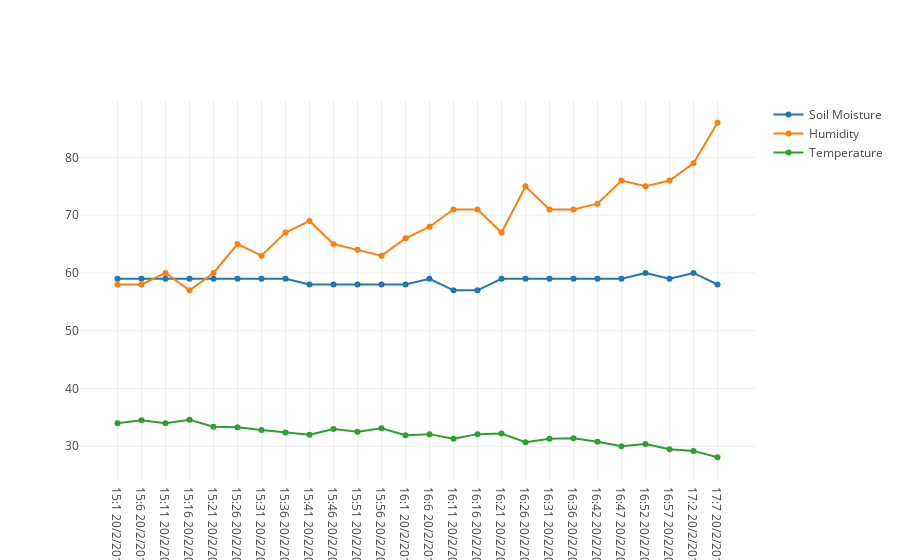

Write notebook code for a chart like this one.
### Code cell
def concat_date(df):
    
    hours = df['hour'].astype(np.int16).tolist()
    minutes = df['minute'].astype(np.int16).tolist()
    dates = df['date'].astype(np.int16).tolist()
    months = df['month'].astype(np.int16).tolist()
    years = df['year'].astype(np.int16).tolist()
    
    dates_list = []
    for i in range(len(hours)):
        dates_list.append(str(str(hours[i]) + ':' + str((minutes[i])) + ' ' + str(dates[i]) + '/' + str(months[i]) + '/' + str(years[i])))
        
    return dates_list

date = 20
month = 2
start_hour = 15
end_hour = 17

range_data = iot.where(iot['date'] == date).where(iot['month'] == month).where(iot['hour'] >= start_hour).where(iot['hour'] <= end_hour).dropna()
x = concat_date(range_data)
moist = range_data['moisture_1']
humid = range_data['humidity_1']
temp = range_data['temperature_1']

trace0 = go.Scatter(
    x = x, 
    y = moist, 
    mode='lines+markers', 
    name='Soil Moisture'
)

trace1 = go.Scatter(
    x = x,
    y = humid,
    mode='lines+markers',
    name='Humidity'
)

trace2 = go.Scatter(
    x = x, 
    y = temp, 
    mode='lines+markers', 
    name='Temperature'
)

plotting_data = [trace0, trace1, trace2]

iplot(plotting_data)

### Figure 1 — Plotly figure (JSON) as saved in the notebook; plotly's stock layout.template omitted (floating-point values rounded to 4 significant figures)
{"data": [{"mode": "lines+markers", "name": "Soil Moisture", "type": "scatter", "uid": "0ebfa70a-27f6-4153-b97a-6efd2ef469b1", "x": ["15:1 20/2/2019", "15:6 20/2/2019", "15:11 20/2/2019", "15:16 20/2/2019", "15:21 20/2/2019", "15:26 20/2/2019", "15:31 20/2/2019", "15:36 20/2/2019", "15:41 20/2/2019", "15:46 20/2/2019", "15:51 20/2/2019", "15:56 20/2/2019", "16:1 20/2/2019", "16:6 20/2/2019", "16:11 20/2/2019", "16:16 20/2/2019", "16:21 20/2/2019", "16:26 20/2/2019", "16:31 20/2/2019", "16:36 20/2/2019", "16:42 20/2/2019", "16:47 20/2/2019", "16:52 20/2/2019", "16:57 20/2/2019", "17:2 20/2/2019", "17:7 20/2/2019"], "y": [59, 59, 59, 59, 59, 59, 59, 59, 58, 58, 58, 58, 58, 59, 57, 57, 59, 59, 59, 59, 59, 59, 60, 59, 60, 58]}, {"mode": "lines+markers", "name": "Humidity", "type": "scatter", "uid": "89393567-4de5-492c-89b8-352474d963ea", "x": ["15:1 20/2/2019", "15:6 20/2/2019", "15:11 20/2/2019", "15:16 20/2/2019", "15:21 20/2/2019", "15:26 20/2/2019", "15:31 20/2/2019", "15:36 20/2/2019", "15:41 20/2/2019", "15:46 20/2/2019", "15:51 20/2/2019", "15:56 20/2/2019", "16:1 20/2/2019", "16:6 20/2/2019", "16:11 20/2/2019", "16:16 20/2/2019", "16:21 20/2/2019", "16:26 20/2/2019", "16:31 20/2/2019", "16:36 20/2/2019", "16:42 20/2/2019", "16:47 20/2/2019", "16:52 20/2/2019", "16:57 20/2/2019", "17:2 20/2/2019", "17:7 20/2/2019"], "y": [58, 58, 60, 57, 60, 65, 63, 67, 69, 65, 64, 63, 66, 68, 71, 71, 67, 75, 71, 71, 72, 76, 75, 76, 79, 86]}, {"mode": "lines+markers", "name": "Temperature", "type": "scatter", "uid": "b56bedc4-468a-4432-9bee-4039e270b02e", "x": ["15:1 20/2/2019", "15:6 20/2/2019", "15:11 20/2/2019", "15:16 20/2/2019", "15:21 20/2/2019", "15:26 20/2/2019", "15:31 20/2/2019", "15:36 20/2/2019", "15:41 20/2/2019", "15:46 20/2/2019", "15:51 20/2/2019", "15:56 20/2/2019", "16:1 20/2/2019", "16:6 20/2/2019", "16:11 20/2/2019", "16:16 20/2/2019", "16:21 20/2/2019", "16:26 20/2/2019", "16:31 20/2/2019", "16:36 20/2/2019", "16:42 20/2/2019", "16:47 20/2/2019", "16:52 20/2/2019", "16:57 20/2/2019", "17:2 20/2/2019", "17:7 20/2/2019"], "y": [34, 34.5, 34, 34.6, 33.4, 33.3, 32.8, 32.4, 32, 33, 32.5, 33.1, 31.9, 32.1, 31.3, 32.1, 32.2, 30.7, 31.3, 31.4, 30.8, 30, 30.4, 29.5, 29.2, 28.1]}], "layout": {}}
